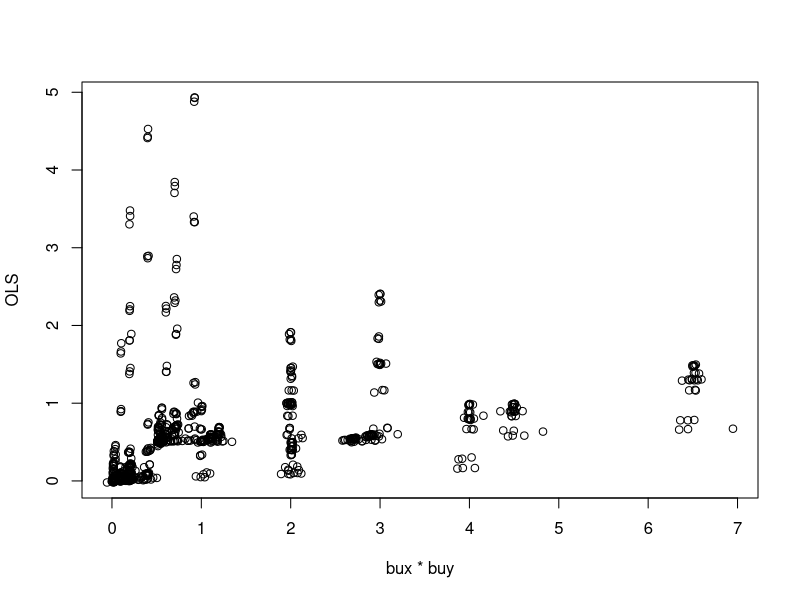
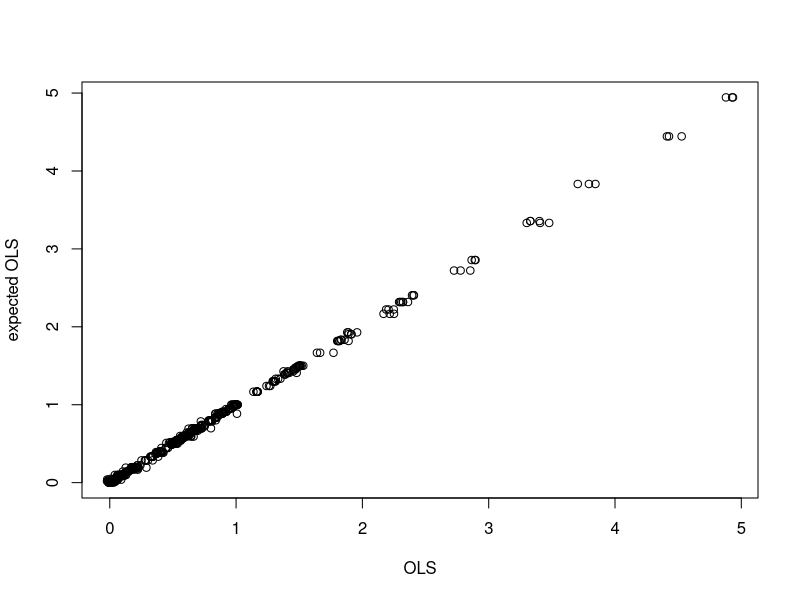

Reproduce these figures in R, in order.
## ---- chunk 1
dat <- expand.grid(
    n = 10000,
    bux = c(0.1, 0.2, 1, 2),
    buy = c(0.1, 0.2, 1, 2),
    bxy = c(0, 0.5),
    vu = c(1, 0.1, 2),
    vex = c(0.1, 1, 2),
    vey = c(0.1, 1, 2)
)

sim <- function(n, bux, buy, bxy, vu, vex, vey, ols1=NULL, ols2=NULL) {
    u <- rnorm(n, sd=sqrt(vu))
    ex <- rnorm(n, sd=sqrt(vex))
    ey <- rnorm(n, sd=sqrt(vey))
    x <- u * bux + ex
    y <- u * buy + ey + bxy * x
    
    o <- c(
        lm(y ~ u)$coef[2] * lm(x ~ u)$coef[2] + bxy,
        lm(y ~ x)$coef[2]
    )
    return(o)
}

for(i in 1:nrow(dat)) {
    a <- do.call(sim, dat[i,])
    dat$ols1[i] <- a[1]
    dat$ols2[i] <- a[2]
}

dat$vx <- with(dat, bux^2 * vu + vex)
dat$ols3 <- with(dat, ((bux * buy + bxy * bux^2) * vu + bxy * vex) / vx)
dat$ols4 <- with(dat, (bux * buy * vu + bxy * vx) / vx)
dat$ols5 <- with(dat, bxy + bux * buy * vu / vx)
## ---- chunk 2
plot(dat$ols1, dat$ols2, xlab="bux * buy", ylab="OLS")
## ---- chunk 3
plot(dat$ols2, dat$ols5, xlab="OLS", ylab="expected OLS")
## ---- chunk 4
sessionInfo()
